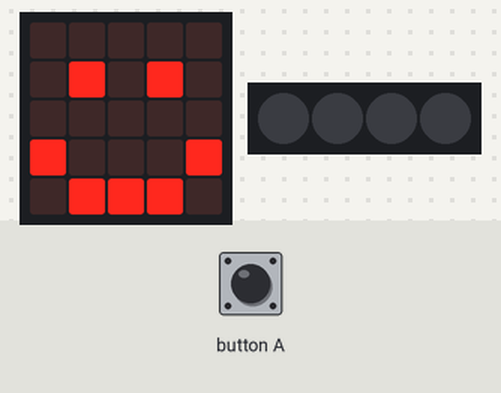
Simulated run of this program. Board: BBC micro:bit running MicroPython. Shown: the board's 5×5 LED display, 4 RGB LEDs in strip order, left to right. The inputs (shaded band) are chosen by the test bench.

Above: at 1.2 s.
1.3 s: button A pressed for 0.15 s
At 2.5 s:
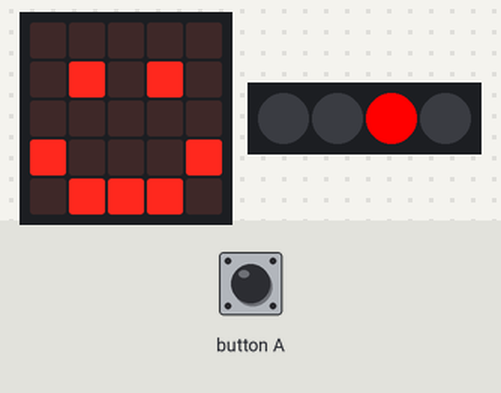
2.9 s: button A pressed for 1 s
At 3.9 s:
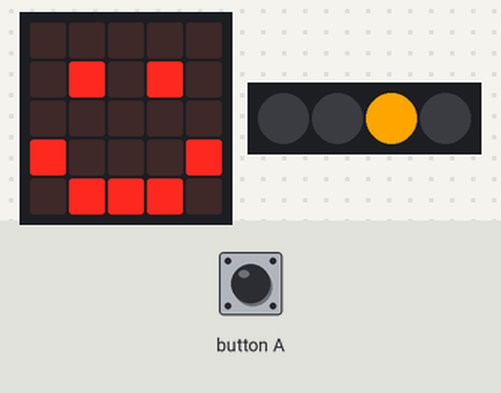
5.4 s: button A pressed for 0.15 s
At 5.8 s:
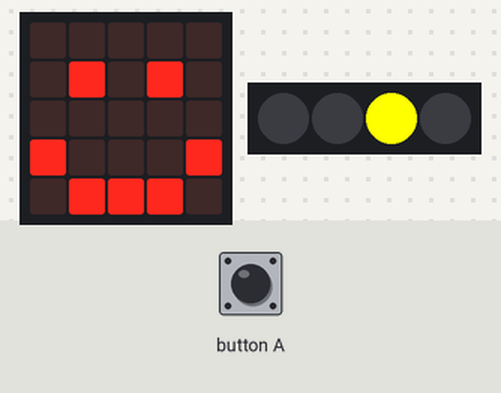
7.0 s: button A pressed for 3.2 s
At 8.3 s:
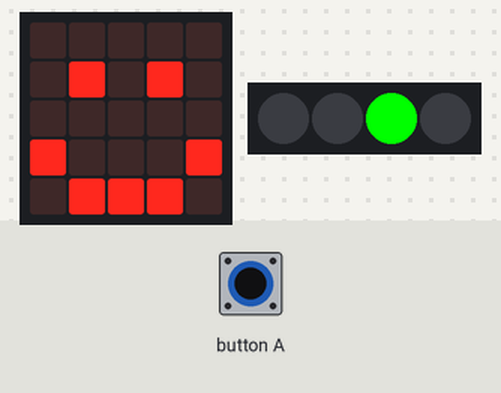
11.7 s: button A pressed for 0.15 s
At 12.1 s:
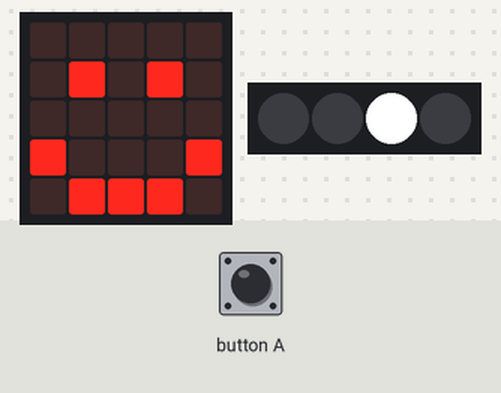
Timing chart, 0 to 14.3 s (numbered marks = the images above; inputs shaded):
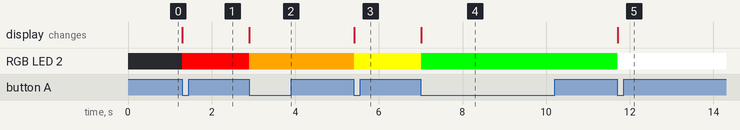

Measured:
- after the input at 1.3 s, RGB LED 2: off → RGB(255, 0, 0) at once
- after the input at 2.9 s, RGB LED 2: RGB(255, 0, 0) → RGB(255, 165, 0) at once
- after the input at 5.4 s, RGB LED 2: RGB(255, 165, 0) → RGB(255, 255, 0) at once
- after the input at 7.0 s, RGB LED 2: RGB(255, 255, 0) → RGB(0, 255, 0) at once
- after the input at 11.7 s, RGB LED 2: RGB(0, 255, 0) → RGB(255, 255, 255) at once

The program:

neopixel_test1.py
```python
## main ref - http://www.yahboom.net/study/Super:bit
from microbit import *
import neopixel

Red = (255,0,0)
Orange = (255,165,0)
Yellow = (255,255,0)
Green = (0,255,0)
White = (255,255,255)

color = (Red, Orange, Yellow, Green, White)

display.show(Image.HAPPY)
np = neopixel.NeoPixel(pin12, 4)
i = 0
while True:
    if button_a.was_pressed():
        np.clear()
        np[2] = color[i]
        np.show()
        sleep(1000)
        i += 1
        if i > 4:
            i = 0
    sleep(100)
```
